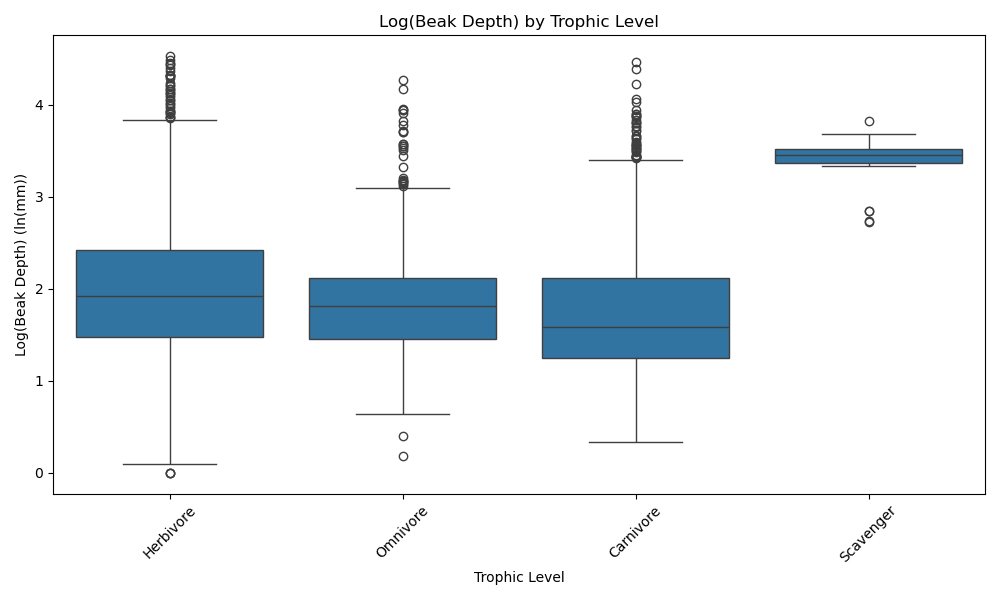

This figure's Python source:
import pandas as pd
import numpy as np
import matplotlib
matplotlib.use('Agg')
import matplotlib.pyplot as plt
import seaborn as sns

df = pd.read_csv('AVONETplusClim.csv' )

df['log_Beak_Depth'] = np.log(df['Beak.Depth'])
df = df[['Trophic.Level', 'log_Beak_Depth']].copy()
df = df[df['Trophic.Level'].isin(['Carnivore', 'Herbivore', 'Omnivore', 'Scavenger'])]
df['Trophic.Level'] = df['Trophic.Level'].astype(str)
order = ['Herbivore', 'Omnivore', 'Carnivore', 'Scavenger'] 

plt.figure(figsize=(10, 6))
sns.boxplot(x='Trophic.Level', y='log_Beak_Depth', data=df, order=order) 
plt.title('Log(Beak Depth) by Trophic Level')
plt.xlabel('Trophic Level')
plt.ylabel('Log(Beak Depth) (ln(mm))') # <-- 4. Etiket Güncellendi
plt.xticks(rotation=45) 
plt.tight_layout()

plt.savefig("boxplotBeakLOG.png")